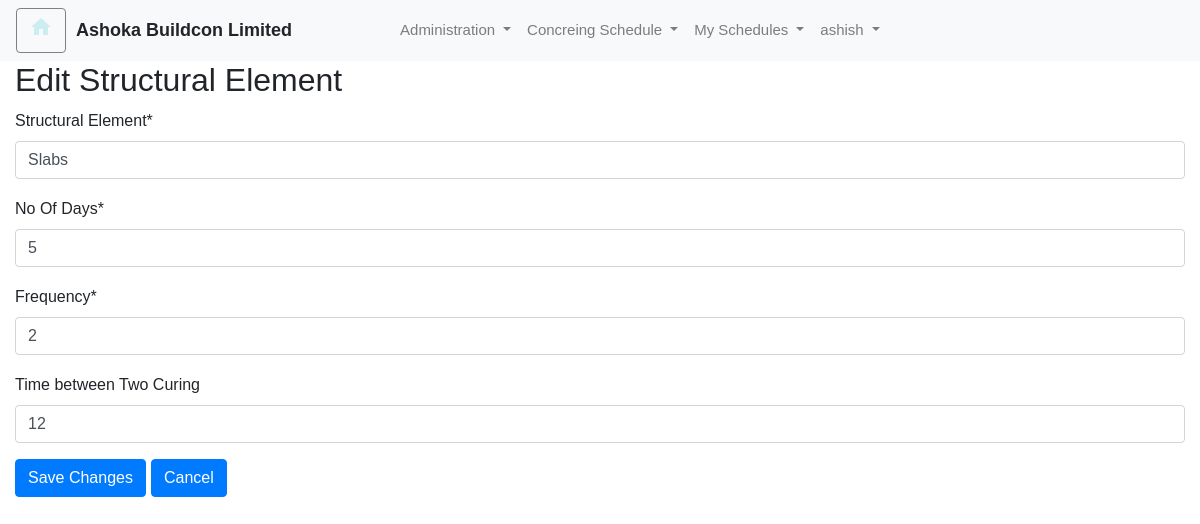
The page /edit_structural_element/2/ (signed in) on the database its author committed.
### curingapp/models.py (models this page shows, shortened)
class CustomUser(AbstractUser):
     User_ID = models.AutoField(primary_key=True)
     username = models.CharField(max_length=100,unique=True)
     Email=models.CharField(max_length=50)
     Contact_no= models.CharField(max_length=15)
     Project=models.ForeignKey(Project_Master, on_delete=models.CASCADE)
     Site=models.ForeignKey(Site_Master, on_delete=models.CASCADE)
     is_user = models.BooleanField(default=False)
     is_Administrator = models.BooleanField(default=False)

class Structural_Element(models.Model):
    Structural_Element_ID = models.AutoField(primary_key=True)
    Structural_Element = models.CharField(max_length=100)
    No_Of_Days=models.IntegerField()
    Frequency=models.IntegerField()
    Time_Bet_TwoCuring=models.IntegerField(null=True,blank=True)

### curingapp/views.py (the view)
# urls.py: path('edit_structural_element/<int:element_id>/', views.edit_structural_element, name='edit_structural_element'),
@login_required
def edit_structural_element(request, element_id):
    element = get_object_or_404(Structural_Element, Structural_Element_ID=element_id)
    if request.method == 'POST':
        form = StructuralElementForm(request.POST, instance=element)
        if form.is_valid():
            form.save()
            messages.success(request, 'Structural Element updated successfully.')
            return redirect('home')  # Redirect to the home page after successful edit
    else:
        form = StructuralElementForm(instance=element)
    variables = {
        'page_title': 'Edit Structural Element',
        'username': request.user.get_full_name(),
        'isActive': request.user.is_authenticated,
        'isSuperUser': request.user.is_superuser,
        'app_title': 'Document Inbox',
        'isForm': True,
        'isHomePage': False,
        'customer_name': 'Ashoka Buildcon Limited',
        'form': form,
        'element_id': element_id,
        'isAdmin':request.user.is_Administrator,
    }
    return render(request, 'curingapp/edit_element.html', variables)

### curingapp/forms.py
class StructuralElementForm(forms.ModelForm):
    class Meta:
        model = Structural_Element
        fields = ['Structural_Element', 'No_Of_Days', 'Frequency', 'Time_Bet_TwoCuring']
        labels = {
            'Time_Bet_TwoCuring': 'Time between Two Curing',
        }

### curingapp/templates/curingapp/edit_element.html (shortened to what this page needs)
{% extends "curingapp/base.html" %}
{% load crispy_forms_tags %}
{% block formcontent %}
{% if isAdmin %}
<h2>Edit Structural Element</h2>
<form method="post">
  {{ form|crispy }}
  <button type="submit" class="btn btn-primary">Save Changes</button>
  <a href="{% url 'home' %}" class="btn btn-primary">Cancel</a>
</form>
{% else %}
    <p>You are not Authorized</p>
{% endif %}
{% endblock %}

### curingapp/templates/curingapp/base.html (shortened to what this page needs)
{% load static %}
<!DOCTYPE html>
<html>
<head>
    <link rel="stylesheet" href="https://maxcdn.bootstrapcdn.com/bootstrap/4.5.2/css/bootstrap.min.css">
    <link rel="stylesheet" href="{% static 'curingapp/css/styles.css' %}" type="text/css">
    <link rel="stylesheet" href="{% static 'curingapp/css/custom.css' %}" type="text/css">
</head>
<body>
    {% if isActive%}
    <nav class="navbar navbar-expand-md navbar-light bg-light">
        <div class="float-right" id="usercmds">
            <a class="btn glyphicon glyphicon-home" href="{% url 'home' %}" title="Home">
                <i class="material-icons">home</i> </a>
        </div>
        <span style="margin-left:10px;margin-right:100px;" class="companyname"><b>{{ customer_name }}</b></span>
        <div class="collapse navbar-collapse" id="collapse_target">
            <ul class="navbar-nav">
                <li class="nav-item dropdown">
                    {% if isAdmin %}
                    <a class="nav-link dropdown-toggle" data-toggle="dropdown" dropdown_target="dropdown_target"
                        href="#">
                        Administration
                    </a>
                    {% endif %}
                </li>
                <li class="nav-item dropdown">
                    <a class="nav-link dropdown-toggle" data-toggle="dropdown" dropdown_target="dropdown_target"
                        href="#">
                        Concreing Schedule
                    </a>
                </li>
                <li class="nav-item dropdown">
                    <a class="nav-link dropdown-toggle" data-toggle="dropdown" dropdown_target="dropdown_target"
                        href="#">
                        My Schedules
                    </a>
                </li>
                <ul class="navbar-nav ml-auto">
                    <li class="nav-item dropdown">
                        <a class="nav-link dropdown-toggle" data-toggle="dropdown" dropdown_target="dropdown_target"
                            href="#">
                            {{request.user.username}}
                        </a>
                    </li>
                </ul>
        </div>
    </nav>
    <div class="shadow-lg container-fluid">
        {% block formcontent %}
        {% endblock %}
        <br>
    </div>
    {% else %}
    {% block content %}
    {% endblock %}
    {% endif %}
</body>
</html>

### curingapp/static/curingapp/css/styles.css (style rules this page uses)
#usercmds a { border: thin gray solid; font-size: 15px; color: #cdeef1; float: right; }
.navbar-nav { font-size: 15px; }

### curingapp/templates/curingapp/base.html (style rules this page uses)
input { font-size: medium !important; }
button { font-size: medium !important; }
label { font-size: medium !important; }
#usercmds a { border: thin gray solid; font-size: 15px; color: #cdeef1; float: right; }
.navbar-nav { font-size: 15px; }
body { font-family: Arial, sans-serif; font-size: 18px; }

### rows shown on the page
CustomUser: user.username "ashish"
Structural_Element: Structural_Element "Slabs", No_Of_Days "5", Frequency "2", Time_Bet_TwoCuring "12"

### other values the page prints
{{ customer_name }} "Ashoka Buildcon Limited"
